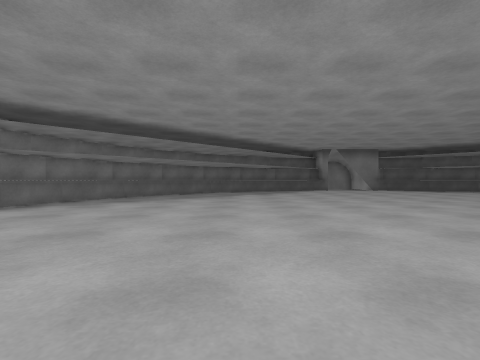
[1] (above)

24 first-person views from a walk through a 3-D level made in the Unity game engine. The camera is 0.58 m above the floor, looks level and sees 85° across. The floor is counted in squares, 1 m on a side. Each view is taken from the middle of a square. On the plan, view 1 faces up. The plan holds only what a view shows up to about 9 squares ahead; the rest is blank. The place goes on beyond the plan. The player character is not drawn.

[2]
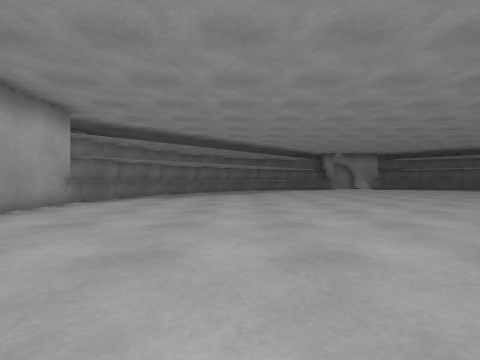

[3]
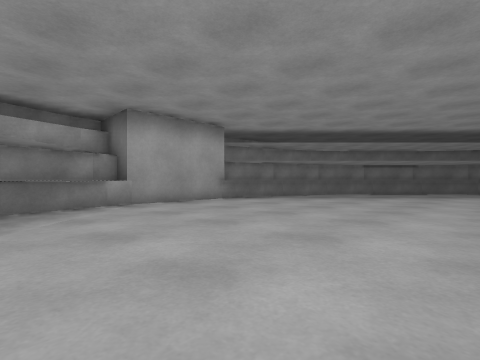

[4]
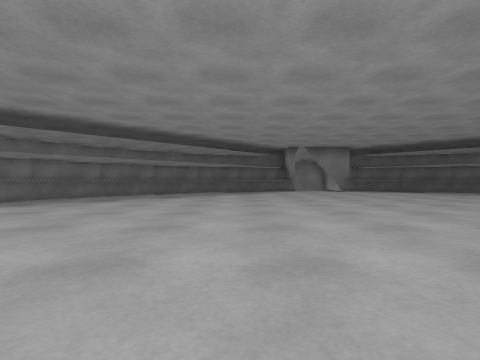

[5]
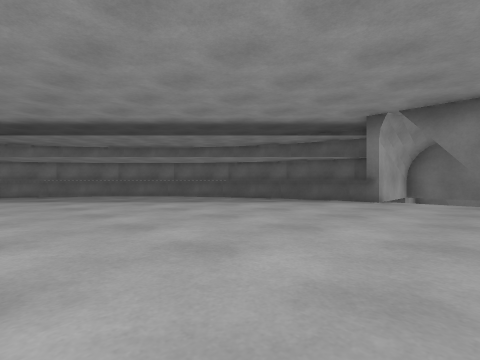

[6]
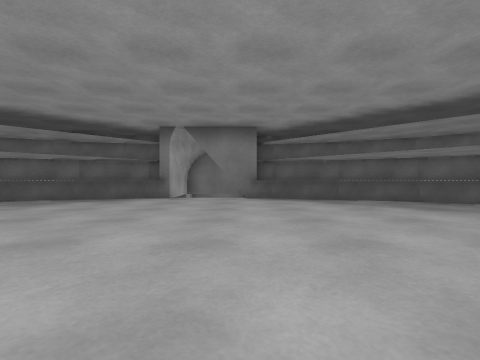

[7]
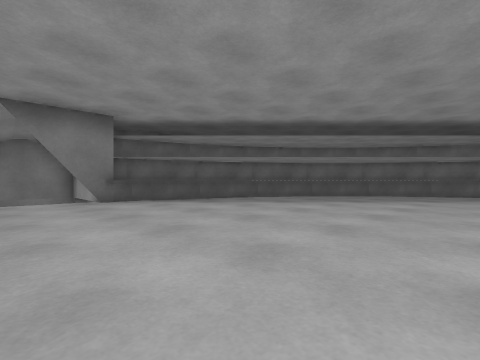

[8]
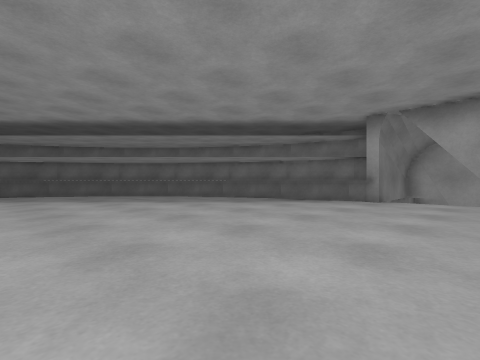

[9]
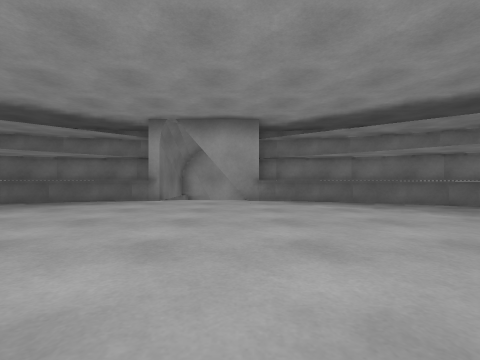

[10]
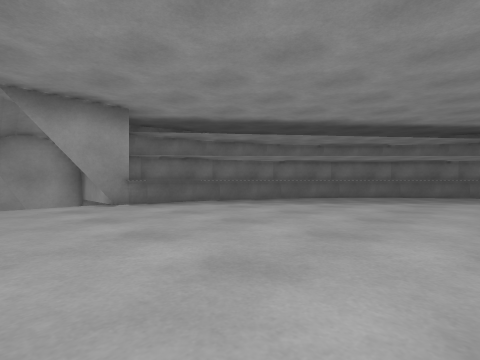

[11]
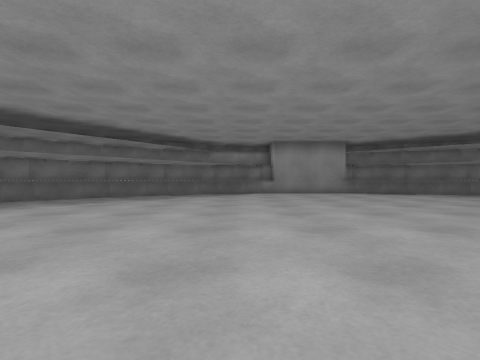

[12]
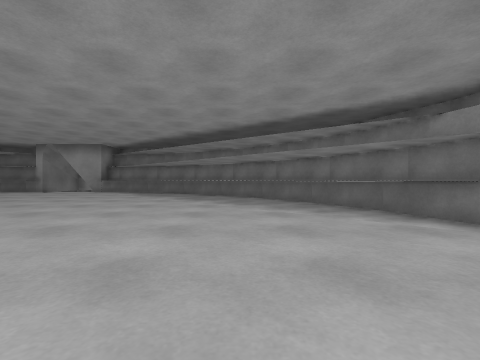

[13]
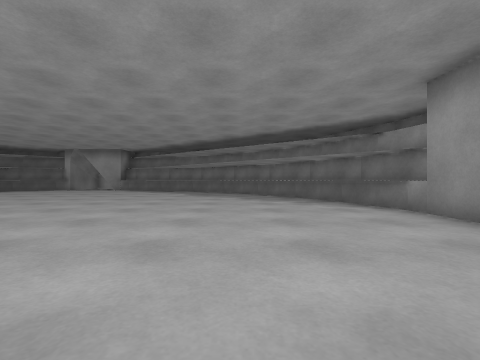

[14]
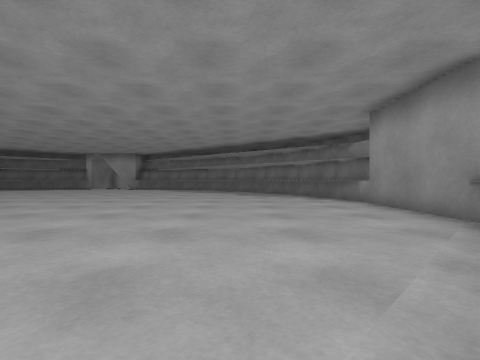

[15]
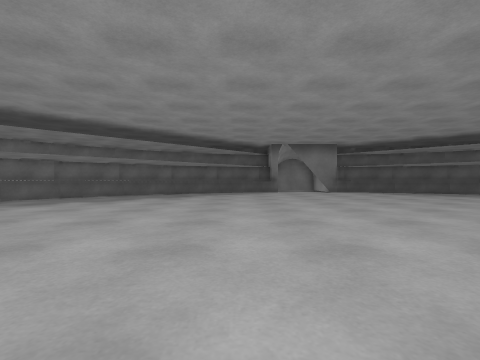

[16]
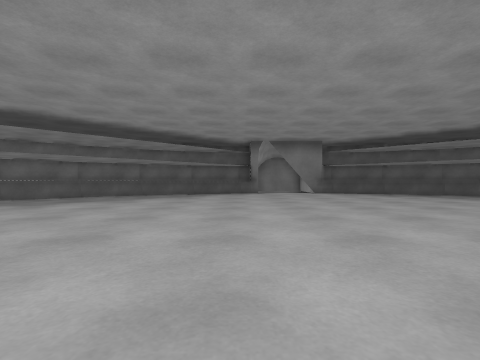

[17]
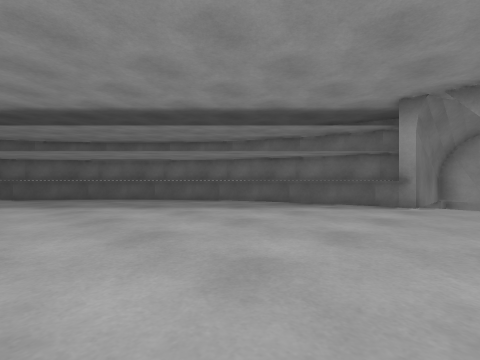

[18]
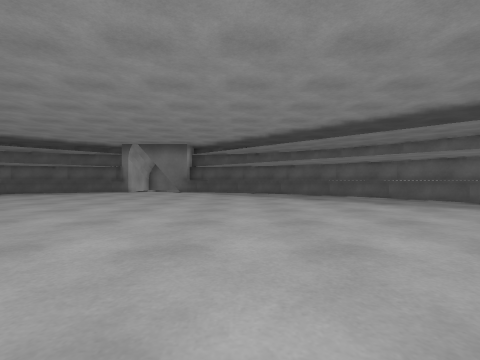

[19]
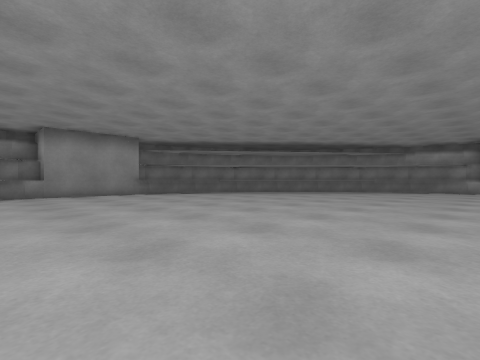

[20]
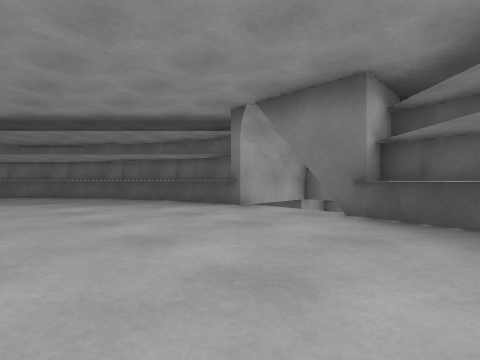

[21]
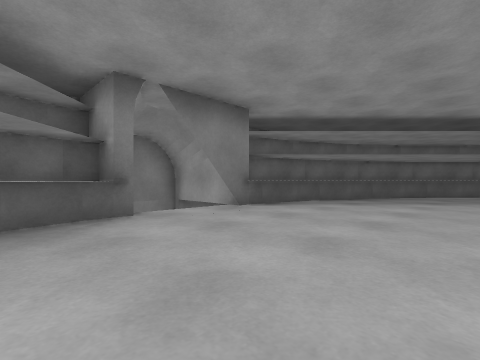

[22]
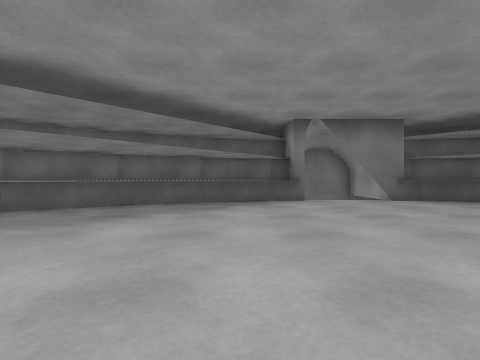

[23]
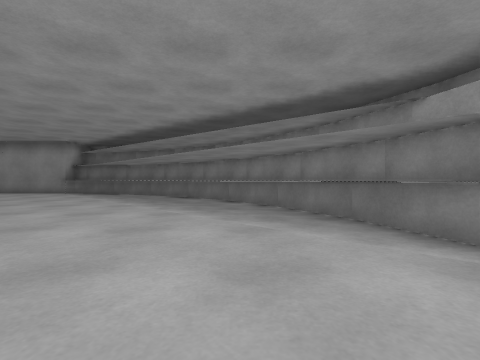

[24]
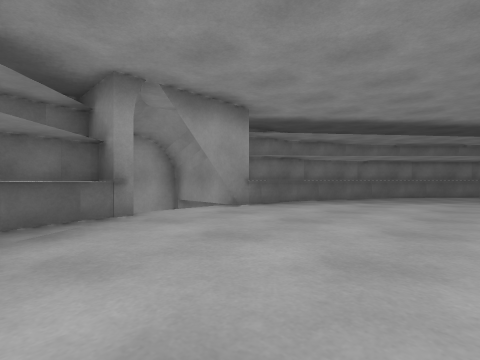

### Floor plan
Points are (right, up) in squares from view 1. A wall is a line through its corners. A room is listed if a view was taken in it or the views show most of it. See-through windows are left out.
Room 1 (views 1, 2, 3, 4, 5, 6, 7, 8, 9, 10, 11, 12, 13, 14, 15, 16, 17, 18, 19, 20, 21, 22, 23, 24)
walls: (4.8, 14.2) (4, 14.2); (4.5, -8.2) (8, -8.2) (10, -7.7); (4.1, 14.2) (2.1, 13.7); (-3.9, -2.6) (-2.7, -4.4); (11.6, -6.9) (13.4, -5.7); (-4.7, 6.9) (-5.2, 5) (-5.2, 1) (-4.7, -0.9) (-3.8, -2.7); (9.9, -7.7) (11.8, -6.8); (16.7, -0.9) (17.2, 1) (17.2, 2.5); (14.7, -4.4) (15.9, -2.6); (10, 13.7) (8, 14.2) (6.5, 14.2); (15.9, -2.7) (16.8, -0.8); (17.4, 1.8) (20, 1.8) (20, 4.2) (17.2, 4.2) (17.2, 5) (16.7, 6.9); (-5.8, 1) (-5.3, -1.2); (8.1, 14.8) (7.5, 14.9); (-5.9, 1.5) (-5.8, 0.9); (4.5, 14.9) (3.8, 14.8); (7.5, -8.9) (8.2, -8.8); (17.9, 4.5) (17.8, 5.1); (-5.3, 7.2) (-5.7, 5.4); (10.2, 14.3) (8, 14.9); (17.3, -1.2) (17.9, 1); (4, 14.9) (1.8, 14.3); (8, -8.9) (10.2, -8.3); (17.9, 5) (17.3, 7.2); (17.9, 0.8) (17.9, 1.5)
ways out: opening at (6, 15.5); gap at (16, -1)

Where each view was taken, in squares from view 1:
view 1: 0 up, 0 right, facing up
view 2: 2 down, 1 left, facing up
view 3: 1 down, 1 right, facing up-left
view 4: 1 up, 2 right, facing up
view 5: 7 up, 7 right, facing up-left
view 6: 6 up, 7 right, facing up
view 7: 7 up, 5 right, facing up-right
view 8: 2 up, 10 right, facing up-right
view 9: 2 up, 10 right, facing right
view 10: 4 up, 11 right, facing down-right
view 11: 3 up, 9 right, facing down
view 12: 5 down, 5 right, facing right
view 13: 5 down, 3 right, facing right
view 14: 5 down, 1 right, facing right
view 15: 2 up, 3 right, facing up
view 16: 3 up, 4 right, facing up
view 17: 3 up, 11 right, facing up-right
view 18: 2 up, 10 right, facing up
view 19: 2 up, 9 right, facing down-left
view 20: 10 up, 9 right, facing up-left
view 21: 10 up, 3 right, facing up-right
view 22: 7 up, 3 right, facing up
view 23: 3 up, 3 left, facing down
view 24: 6 up, 13 right, facing down-right
